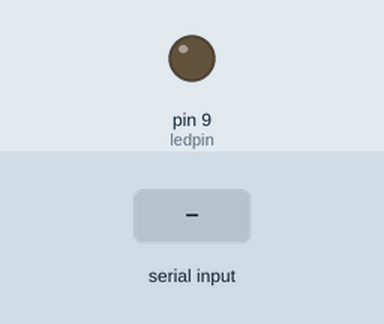
A sketch run on a simulated Arduino Uno, built with avr-gcc and run on an emulated ATmega328P. Shown: output pins drawn as LEDs (lit = HIGH). The inputs (shaded band) are chosen by the test bench.

Above: at 1.2 s.
1.3 s: "1" received over the second serial link
At 2.4 s:
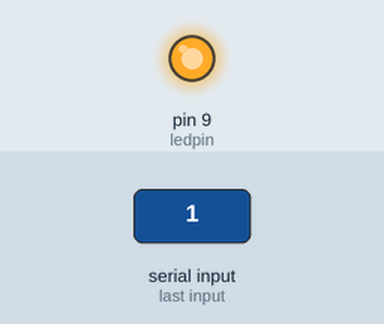
2.8 s: "0" received over the second serial link
At 3.6 s:
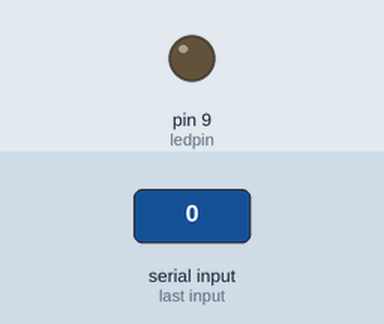
Timing chart, 0 to 5.8 s (numbered marks = the images above; inputs shaded):
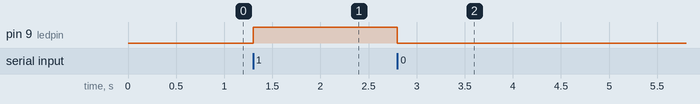

The sketch:

BLELed.ino
```cpp
#include <SoftwareSerial.h>
SoftwareSerial mySerial(2, 3); //TX, RX(dzielnik napięcia)
int ledpin = 9;

void setup() {
  mySerial.begin(9600);
  pinMode(ledpin, OUTPUT);
}

void loop() {
  int i;

  if (mySerial.available()){
    i = mySerial.read();

    if (i == '1'){
      digitalWrite(ledpin,HIGH);
    }
    if (i == '0'){
      digitalWrite(ledpin, LOW);
    }
  }
}
```

Measured:
- after the input at 1.3 s, pin 9 (ledpin): LOW → HIGH at once
- after the input at 2.8 s, pin 9 (ledpin): HIGH → LOW at once
